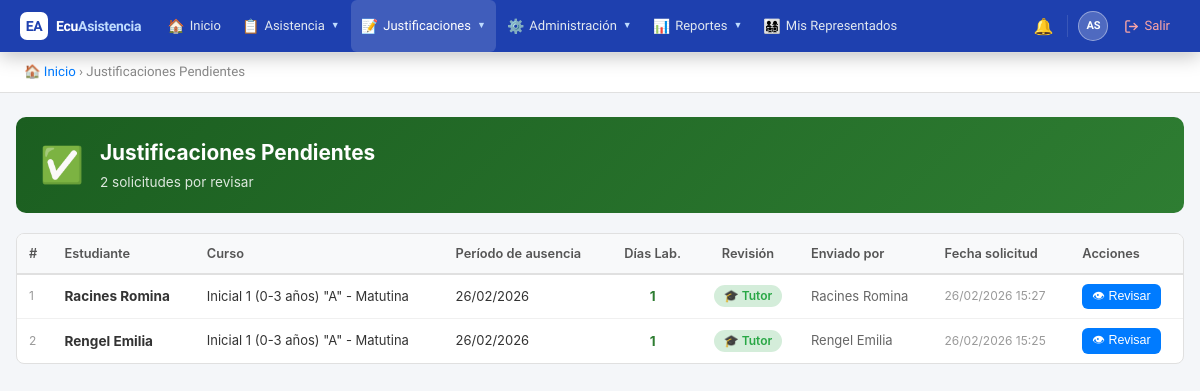
/public/?action=pending_justifications (signed in), run on an earlier commit of the app's database.
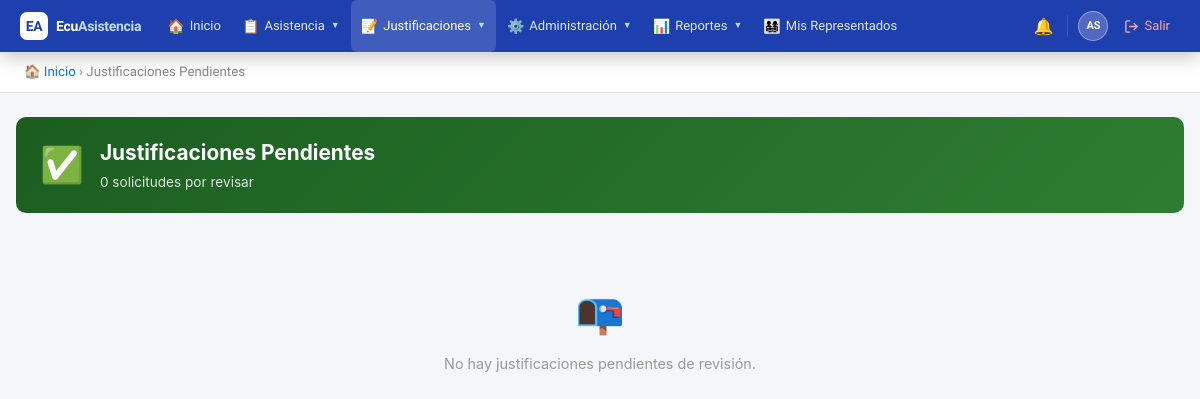
And on a later commit of the database.
### tables this page shows
CREATE TABLE `justifications` (
  `id` int(11) NOT NULL AUTO_INCREMENT,
  `attendance_id` int(11) DEFAULT NULL,
  `date_from` date DEFAULT NULL,
  `date_to` date DEFAULT NULL,
  `working_days` int(11) DEFAULT NULL,
  `can_approve` enum('tutor','inspector','autoridad') NOT NULL DEFAULT 'inspector',
  `student_id` int(11) NOT NULL,
  `submitted_by` int(11) NOT NULL,
  `reason` text NOT NULL,
  `reason_type` varchar(100) DEFAULT NULL,
  `document_path` varchar(255) DEFAULT NULL,
  `status` enum('pendiente','aprobado','rechazado') DEFAULT 'pendiente',
  `reviewed_by` int(11) DEFAULT NULL,
  `review_notes` text DEFAULT NULL,
  `created_at` timestamp NOT NULL DEFAULT current_timestamp(),
  `updated_at` timestamp NOT NULL DEFAULT current_timestamp() ON UPDATE current_timestamp(),
  PRIMARY KEY (`id`),
  KEY `attendance_id` (`attendance_id`),
  KEY `submitted_by` (`submitted_by`),
  KEY `reviewed_by` (`reviewed_by`),
  KEY `idx_status` (`status`),
  KEY `idx_student` (`student_id`),
  CONSTRAINT `justifications_ibfk_1` FOREIGN KEY (`attendance_id`) REFERENCES `attendances` (`id`) ON DELETE CASCADE,
  CONSTRAINT `justifications_ibfk_2` FOREIGN KEY (`student_id`) REFERENCES `users` (`id`),
  CONSTRAINT `justifications_ibfk_3` FOREIGN KEY (`submitted_by`) REFERENCES `users` (`id`),
  CONSTRAINT `justifications_ibfk_4` FOREIGN KEY (`reviewed_by`) REFERENCES `users` (`id`)
);

CREATE TABLE `courses` (
  `id` int(11) NOT NULL AUTO_INCREMENT,
  `institution_id` int(11) NOT NULL,
  `school_year_id` int(11) NOT NULL,
  `name` varchar(100) NOT NULL,
  `grade_level` varchar(50) DEFAULT NULL,
  `parallel` varchar(10) DEFAULT NULL,
  `shift_id` int(11) NOT NULL,
  `created_at` timestamp NOT NULL DEFAULT current_timestamp(),
  `updated_at` timestamp NOT NULL DEFAULT current_timestamp() ON UPDATE current_timestamp(),
  PRIMARY KEY (`id`),
  KEY `institution_id` (`institution_id`),
  KEY `school_year_id` (`school_year_id`),
  KEY `shift_id` (`shift_id`),
  CONSTRAINT `courses_ibfk_1` FOREIGN KEY (`institution_id`) REFERENCES `institutions` (`id`),
  CONSTRAINT `courses_ibfk_2` FOREIGN KEY (`school_year_id`) REFERENCES `school_years` (`id`),
  CONSTRAINT `courses_ibfk_3` FOREIGN KEY (`shift_id`) REFERENCES `shifts` (`id`)
);

### controllers/JustificationController.php (called while the page is built, shortened)
<?php
require_once BASE_PATH . '/models/Justification.php';
class JustificationController {
    private $justificationModel;
    public function __construct() {
        $db = new Database();
        $this->justificationModel  = new Justification($db);
    }
    public function pending() {
        $justifications = $this->justificationModel->getPending();
        include BASE_PATH . '/views/justifications/pending.php';
    }
}

### helpers/Security.php (called while the page is built, shortened)
<?php
class Security {
    public static function hasRole($roleNames) {
        if (!empty($_SESSION['is_superadmin'])) return true;
        $roleNames = (array) $roleNames;
        return count(array_intersect($roleNames, $_SESSION['roles'])) > 0;
    }
}

### config/database.php (called while the page is built)
<?php
class Database {
    private $host = 'localhost';
    private $db = 'ecuasistencia2026_db';
    private $user = 'root';
    private $pass = '';
    private $charset = 'utf8mb4';
    private $pdo;
    public function connect() {
        if ($this->pdo === null) {
            $dsn = "mysql:host={$this->host};dbname={$this->db};charset={$this->charset}";
            $options = [
                PDO::ATTR_ERRMODE => PDO::ERRMODE_EXCEPTION,
                PDO::ATTR_DEFAULT_FETCH_MODE => PDO::FETCH_ASSOC,
                PDO::ATTR_EMULATE_PREPARES => false,
            ];
            try {
                $this->pdo = new PDO($dsn, $this->user, $this->pass, $options);
            } catch (PDOException $e) {
                die('Error de conexión: ' . $e->getMessage());
            }
        }
        return $this->pdo;
    }
}

### models/Justification.php (called while the page is built, shortened)
<?php
class Justification {
    private $db;
    public function __construct($database) {
        $this->db = $database->connect();
    }
    public function getPending() {
        $sql = "SELECT j.*,
                CONCAT(u.last_name, ' ', u.first_name) as student_name,
                CONCAT(s.last_name, ' ', s.first_name) as submitted_by_name,
                a.date as attendance_date,
                sub.name as subject_name,
                c.name as course_name
                FROM justifications j
                INNER JOIN users u ON j.student_id = u.id
                INNER JOIN users s ON j.submitted_by = s.id
                INNER JOIN attendances a ON j.attendance_id = a.id
                INNER JOIN subjects sub ON a.subject_id = sub.id
                LEFT JOIN course_students cs ON u.id = cs.student_id
                LEFT JOIN courses c ON cs.course_id = c.id
                WHERE j.status = 'pendiente'
                ORDER BY j.created_at DESC";
        $stmt = $this->db->query($sql);
        return $stmt->fetchAll();
    }
}

### views/justifications/pending.php (the view, shortened to what this page needs)
<!DOCTYPE html>
<html lang="es">
<head>
</head>
<body>
<?php include BASE_PATH . '/views/partials/navbar.php'; ?>
<div class="breadcrumb">
    <a href="?action=dashboard">🏠 Inicio</a> &rsaquo; Justificaciones Pendientes
</div>
<div class="container">
    <div class="page-header" style="background:linear-gradient(135deg,#1b5e20,#2e7d32);">
        <div class="ph-icon">✅</div>
        <div>
            <h1>Justificaciones Pendientes</h1>
            <p><?= count($justifications) ?> solicitud<?= count($justifications)!=1?'es':'' ?> por revisar</p>
        </div>
    </div>
    <?php if(empty($justifications)): ?>
    <div class="empty-state">
        <div class="icon">📭</div>
        <p>No hay justificaciones pendientes de revisión.</p>
    </div>
    <?php else: ?>
    <div class="table-wrap">
        <table>
            <thead>
                <tr>
                    <th>#</th>
                    <th>Estudiante</th>
                    <th>Curso</th>
                    <th>Período de ausencia</th>
                    <th style="text-align:center;">Días Lab.</th>
                    <th style="text-align:center;">Revisión</th>
                    <th>Enviado por</th>
                    <th>Fecha solicitud</th>
                    <th>Acciones</th>
                </tr>
            </thead>
            <tbody>
                <?php $i = 1; foreach($justifications as $just):
                    $days = (int)($just['working_days'] ?? 1);
                    $canApprove = $just['can_approve'] ?? 'inspector';
                    if ($canApprove === 'tutor') {
                        $approverLabel = '🎓 Tutor';
                        $approverColor = 'badge-green';
                    } elseif ($canApprove === 'inspector') {
                        $approverLabel = '👁 Inspector';
                        $approverColor = 'badge-yellow';
                    } else {
                        $approverLabel = '⚙️ Autoridad';
                        $approverColor = 'badge-red';
                    }
                    if (!empty($just['date_from'])) {
                        $dateFrom = date('d/m/Y', strtotime($just['date_from']));
                        $dateTo   = !empty($just['date_to']) && $just['date_to'] !== $just['date_from']
                            ? date('d/m/Y', strtotime($just['date_to']))
                            : null;
                        $period   = $dateTo ? "$dateFrom al $dateTo" : $dateFrom;
                    } elseif (!empty($just['attendance_date'])) {
                        $period = date('d/m/Y', strtotime($just['attendance_date']));
                    } else {
                        $period = '—';
                    }
                ?>
                <tr>
                    <td style="color:#999;font-size:12px;"><?= $i++ ?></td>
                    <td><strong><?= htmlspecialchars($just['student_name']) ?></strong></td>
                    <td style="font-size:13px;"><?= htmlspecialchars($just['course_name'] ?? '—') ?></td>
                    <td style="font-size:13px;"><?= $period ?></td>
                    <td style="text-align:center;">
                        <span style="font-weight:700;color:<?= $days<=3?'#2e7d32':'#f57f17' ?>">
                            <?= $days ?>
                        </span>
                    </td>
                    <td style="text-align:center;">
                        <span class="badge <?= $approverColor ?>"><?= $approverLabel ?></span>
                    </td>
                    <td style="font-size:13px;color:#666;"><?= htmlspecialchars($just['submitted_by_name']) ?></td>
                    <td style="font-size:12px;color:#999;"><?= date('d/m/Y H:i', strtotime($just['created_at'])) ?></td>
                    <td>
                        <button class="btn btn-primary btn-sm btn-review"
                            data-id="<?= $just['id'] ?>"
                            data-reason="<?= htmlspecialchars($just['reason'] ?? '', ENT_QUOTES) ?>"
                            data-doc="<?= htmlspecialchars($just['document_path'] ?? '', ENT_QUOTES) ?>"
                            data-period="<?= htmlspecialchars($period, ENT_QUOTES) ?>"
                            data-days="<?= $days ?>"
                            >👁 Revisar</button>
                    </td>
                </tr>
                <?php endforeach; ?>
            </tbody>
        </table>
    </div>
    <?php endif; ?>
</div>
</body>
</html>

### public/index.php (shortened to what this page needs)
<?php
$action = $_GET['action'] ?? 'login';
switch ($action) {
    case 'pending_justifications':
        require_once BASE_PATH . '/controllers/JustificationController.php';
        $justCtrl = new JustificationController();
        $justCtrl->pending();
        break;
}

### views/partials/navbar.php (shortened to what this page needs)
<?php
$current_page = $_GET['action'] ?? 'dashboard';
?>
<link rel="stylesheet" href="<?= BASE_URL ?>/css/global.css">
<nav class="ec-nav">
    <div class="ec-nav__inner">
        <a href="?action=dashboard" class="ec-brand">
            <div class="ec-brand__logo">EA</div>
            <span class="ec-brand__name">Ecu<span>Asistencia</span></span>
        </a>
        <div class="ec-menu">
            <div class="ec-item">
                <a href="?action=dashboard" class="ec-item__btn <?= $current_page==='dashboard'?'active':'' ?>">
                    <span class="ec-item__icon">🏠</span> Inicio
                </a>
            </div>
            <?php if(Security::hasRole(['docente','autoridad','inspector','estudiante'])): ?>
            <div class="ec-item">
                <span class="ec-item__btn <?= in_array($current_page,['attendance_register','attendance_view','attendance_calendar','my_attendance','tutor_course_attendance'])?'active':'' ?>">
                    <span class="ec-item__icon">📋</span> Asistencia <span class="ec-item__caret">▼</span>
                </span>
            </div>
            <?php endif; ?>
            <?php if(Security::hasRole(['estudiante','autoridad','inspector']) || (Security::hasRole('docente') && !empty($_SESSION['is_tutor']))): ?>
            <div class="ec-item">
                <span class="ec-item__btn <?= in_array($current_page,['my_justifications','pending_justifications','reviewed_justifications','tutor_pending_justifications'])?'active':'' ?>">
                    <span class="ec-item__icon">📝</span> Justificaciones <span class="ec-item__caret">▼</span>
                </span>
            </div>
            <?php endif; ?>
            <?php if(Security::hasRole('autoridad')): ?>
            <div class="ec-item">
                <span class="ec-item__btn <?= in_array($current_page,['institution','academic','users','assignments','tutor_management','manage_representatives','link_requests','schedules','backups'])?'active':'' ?>">
                    <span class="ec-item__icon">⚙️</span> Administración <span class="ec-item__caret">▼</span>
                </span>
            </div>
            <div class="ec-item">
                <span class="ec-item__btn <?= in_array($current_page,['reports','stats'])?'active':'' ?>">
                    <span class="ec-item__icon">📊</span> Reportes <span class="ec-item__caret">▼</span>
                </span>
            </div>
            <?php endif; ?>
            <?php if(Security::hasRole('representante')): ?>
            <div class="ec-item">
                <a href="?action=my_children" class="ec-item__btn <?= $current_page==='my_children'?'active':'' ?>">
                    <span class="ec-item__icon">👨‍👩‍👧‍👦</span> Mis Representados
                </a>
            </div>
            <?php endif; ?>
        </div>
        <div class="ec-right">
            <div class="ec-notif-wrap" id="ec-notif-wrap">
                <button class="ec-icon-btn" id="ec-notif-btn" onclick="toggleNotifPanel(event)" title="Notificaciones" style="background:none;border:none;cursor:pointer;">
                    🔔
                </button>
            </div>
            <div class="ec-user-wrap">
                <a href="?action=profile" class="ec-user-btn">
                    <div class="ec-user-avatar">
                        <?= strtoupper(substr($_SESSION['first_name'] ?? 'U', 0, 1) . substr($_SESSION['last_name'] ?? '', 0, 1)) ?>
                    </div>
                </a>
            </div>
            <a href="?action=logout" class="ec-logout-btn">
                <svg width="15" height="15" viewBox="0 0 24 24" fill="none" stroke="currentColor" stroke-width="2.2" stroke-linecap="round" stroke-linejoin="round"><path d="M9 21H5a2 2 0 0 1-2-2V5a2 2 0 0 1 2-2h4"/><polyline points="16 17 21 12 16 7"/><line x1="21" y1="12" x2="9" y2="12"/></svg>
                <span>Salir</span>
            </a>
        </div>
    </div>
</nav>

### public/css/global.css (style rules this page uses)
* { box-sizing: border-box; margin: 0; padding: 0; }
body { font-family: -apple-system, BlinkMacSystemFont, 'Segoe UI', Roboto, sans-serif; background: #f4f6f9; color: #333; font-size: 14px; line-height: 1.5; }
.breadcrumb { padding: 10px 24px; background: #fff; border-bottom: 1px solid #e0e0e0; font-size: 0.83rem; color: #888; }
.breadcrumb a { color: #007bff; text-decoration: none; }
.container { max-width: 1200px; margin: 24px auto; padding: 0 16px; }
.page-header { background: linear-gradient(135deg, #007bff, #0056b3); color: #fff; border-radius: 10px; padding: 20px 24px; margin-bottom: 20px; display: flex; align-items: center; gap: 16px; }
.page-header .ph-icon { font-size: 2.2rem; }
.page-header h1 { font-size: 1.3rem; font-weight: 700; }
.page-header p { font-size: 0.85rem; opacity: 0.85; margin-top: 4px; }
.empty-state { text-align: center; padding: 50px 20px; color: #999; }
.empty-state .icon { font-size: 2.5rem; margin-bottom: 10px; }
.empty-state p { font-size: 0.9rem; }
.table-wrap { background: #fff; border: 1px solid #e0e0e0; border-radius: 8px; overflow: hidden; }
table { width: 100%; border-collapse: collapse; }
thead th { background: #f8f9fa; padding: 10px 12px; text-align: left; font-size: 0.8rem; font-weight: 600; color: #555; border-bottom: 2px solid #e0e0e0; white-space: nowrap; }
tbody td { padding: 9px 12px; border-bottom: 1px solid #f0f0f0; font-size: 0.85rem; vertical-align: middle; }
tbody tr:last-child td { border-bottom: none; }
.badge { display: inline-block; padding: 2px 10px; border-radius: 12px; font-size: 0.75rem; font-weight: 600; }
.badge-green { background: #d4edda; color: #28a745; }
.btn { padding: 7px 16px; border-radius: 6px; border: none; cursor: pointer; font-size: 0.85rem; font-weight: 500; text-decoration: none; display: inline-flex; align-items: center; gap: 5px; transition: opacity 0.15s, transform 0.1s; line-height: 1.4; }
.btn-primary { background: #007bff; color: #fff; }
.btn-sm { padding: 4px 10px; font-size: 0.78rem; }

What changed in the data, as far as the page shows it:
removed justifications: student_name "Racines Romina", courses.name "Inicial 1 (0-3 años) \"A\" - Matutina", date_from "26/02/2026", working_days "1", can_approve "🎓 Tutor", submitted_by_name "Racines Romina", created_at "26/02/2026 15:27"
removed justifications: student_name "Rengel Emilia", courses.name "Inicial 1 (0-3 años) \"A\" - Matutina", date_from "26/02/2026", working_days "1", can_approve "🎓 Tutor", submitted_by_name "Rengel Emilia", created_at "26/02/2026 15:25"
Also different on the page:
count($justifications): "2" → "0"
text no longer shown: "# Estudiante Curso Período de ausencia Días Lab. Revisión Enviado por Fecha solicitud Acciones"
text now shown: "📭 No hay justificaciones pendientes de revisión."
